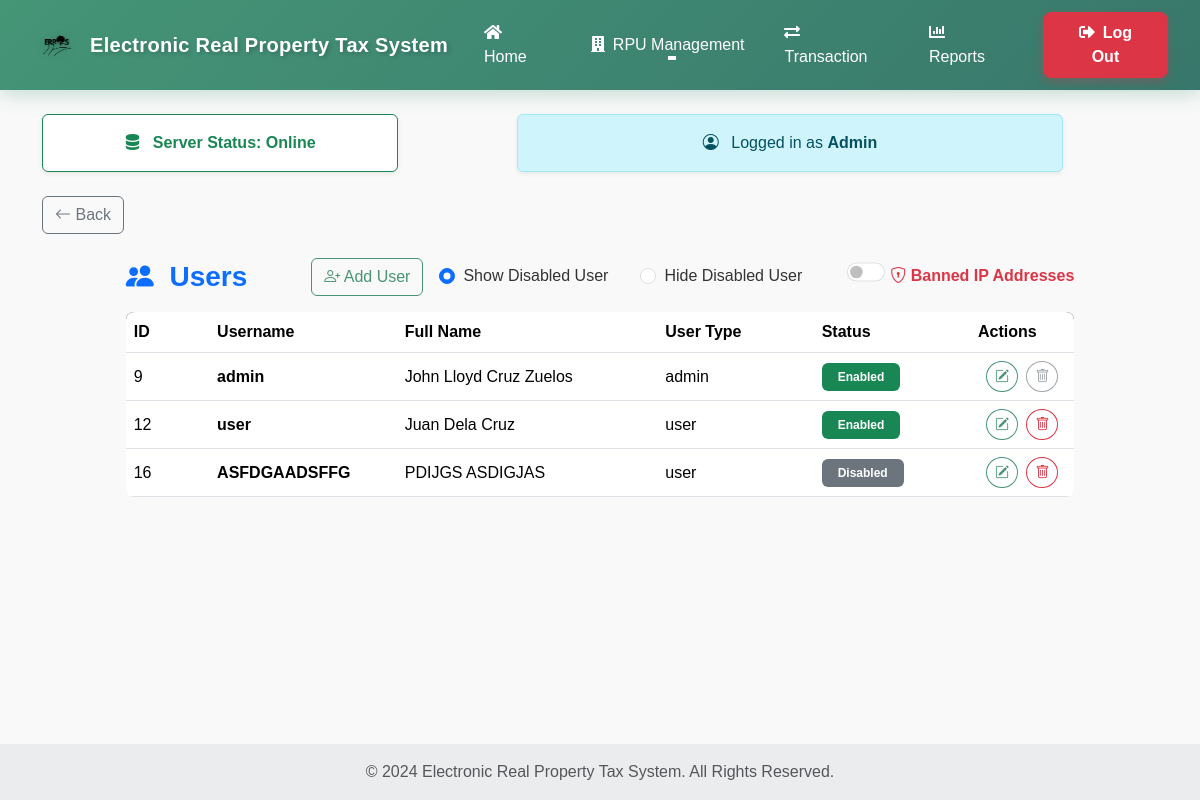
/User-Control.php, run on the app's committed database.
### tables this page shows
CREATE TABLE `users` (
  `user_id` int(11) NOT NULL,
  `username` varchar(50) NOT NULL,
  `password` varchar(255) NOT NULL,
  `last_name` varchar(50) NOT NULL,
  `first_name` varchar(50) NOT NULL,
  `middle_name` varchar(50) DEFAULT NULL,
  `gender` enum('Male','Female') NOT NULL,
  `birthdate` date DEFAULT NULL,
  `marital_status` enum('Single','Married') NOT NULL,
  `tin` varchar(15) DEFAULT NULL,
  `house_number` varchar(10) DEFAULT NULL,
  `street` varchar(100) DEFAULT NULL,
  `brgy_id` int(11) DEFAULT NULL,
  `district_id` int(11) DEFAULT NULL,
  `m_id` int(11) DEFAULT NULL,
  `province` varchar(50) DEFAULT NULL,
  `contact_number` varchar(15) DEFAULT NULL,
  `email` varchar(100) DEFAULT NULL,
  `status` tinyint(1) NOT NULL DEFAULT 0,
  `user_type` enum('admin','user') NOT NULL DEFAULT 'user'
);

### User-Control.php (the view, shortened to what this page needs)
<?php
$conn = Database::getInstance();
$username = $_SESSION['username'] ?? 'Admin';
$query = "SELECT * FROM users";
$result = $conn->query($query);
$users = [];
if ($result) {
  while ($row = $result->fetch_assoc()) {
    $users[] = $row;
  }
}
?>
<!DOCTYPE html>
<html lang="en">
<head>
  <link rel="stylesheet" href="https://cdnjs.cloudflare.com/ajax/libs/font-awesome/5.15.4/css/all.min.css">
  <link href="https://cdn.jsdelivr.net/npm/bootstrap@5.3.2/dist/css/bootstrap.min.css" rel="stylesheet">
  <link rel="stylesheet" href="https://cdn.jsdelivr.net/npm/bootstrap-icons/font/bootstrap-icons.css">
  <link rel="stylesheet" href="main_layout.css">
  <link rel="stylesheet" href="header.css">
  <link rel="stylesheet" href="User-Control.css">
</head>
<body>
  <?php include 'header.php'; ?>
  <div class="container py-4">
    <div class="row mb-4 align-items-center">
      <div class="col-md-4 mb-3 mb-md-0">
        <div class="card border-success shadow-sm">
          <div class="card-body text-center text-success fw-bold">
            <i class="bi bi-server me-2"></i> Server Status: Online
          </div>
        </div>
      </div>
      <div class="col-md-6 offset-md-1">
        <div class="alert alert-info text-center shadow-sm mb-0">
          <i class="bi bi-person-circle me-2"></i>
          Logged in as <strong><?= htmlspecialchars($username); ?></strong>
        </div>
      </div>
    </div>
    <div class="mb-4">
      <a href="Admin-Page-2.php" class="btn btn-outline-secondary">
        <i class="bi bi-arrow-left"></i> Back
      </a>
    </div>
    <div class="table-section mx-auto" style="width: 85%;">
      <div class="d-flex justify-content-between align-items-center mb-3 flex-wrap">
        <h3 class="fw-bold text-primary mb-3 mb-md-0">
          <i class="bi bi-people-fill me-2"></i> Users
        </h3>
        <div class="d-flex align-items-center flex-wrap gap-3">
          <a href="ADD_User.php" class="btn btn-outline-primary">
            <i class="bi bi-person-plus"></i> Add User
          </a>
          <div class="form-check form-check-inline">
            <input class="form-check-input" type="radio" name="userStatusFilter" id="showDisabled" value="show" checked>
            <label class="form-check-label" for="showDisabled">Show Disabled User</label>
          </div>
          <div class="form-check form-check-inline">
            <input class="form-check-input" type="radio" name="userStatusFilter" id="hideDisabled" value="hide">
            <label class="form-check-label" for="hideDisabled">Hide Disabled User</label>
          </div>
          <div class="form-check form-switch ms-3">
            <input class="form-check-input" type="checkbox" id="bannedToggle">
            <label class="form-check-label fw-semibold text-danger" for="bannedToggle">
              <i class="bi bi-shield-lock"></i> Banned IP Addresses
            </label>
          </div>
        </div>
      </div>
      <div id="defaultUsersTable" class="table-responsive">
        <table class="table table-hover align-middle mb-0">
          <thead class="bg-dark text-white text-center">
            <tr>
              <th style="width: 8%">ID</th>
              <th style="width: 18%">Username</th>
              <th style="width: 25%">Full Name</th>
              <th style="width: 15%">User Type</th>
              <th style="width: 15%">Status</th>
              <th style="width: 10%">Actions</th>
            </tr>
          </thead>
          <tbody class="text-start">
            <?php foreach ($users as $user): ?>
              <tr class="border-bottom">
                <td><?= htmlspecialchars($user['user_id'] ?? '') ?></td>
                <td class="fw-semibold"><?= htmlspecialchars($user['username'] ?? '') ?></td>
                <td><?= htmlspecialchars(trim("{$user['first_name']} {$user['middle_name']} {$user['last_name']}")) ?>
                </td>
                <td><?= htmlspecialchars($user['user_type'] ?? '') ?></td>
                <td>
                  <?php if ($user['status'] == 1): ?>
                    <span class="badge bg-success px-3 py-2">Enabled</span>
                  <?php else: ?>
                    <span class="badge bg-secondary px-3 py-2">Disabled</span>
                  <?php endif; ?>
                </td>
                <td class="text-center">
                  <a href="#" data-toggle="modal" data-target="#editUserModal-<?= $user['user_id'] ?>"
                    class="btn btn-outline-primary btn-sm rounded-circle me-1" title="Edit User">
                    <i class="bi bi-pencil-square"></i>
                  </a>
                  <?php if ($user['user_type'] === 'admin'): ?>
                    <button class="btn btn-outline-secondary btn-sm rounded-circle" disabled
                      title="Admin accounts cannot be deleted">
                      <i class="bi bi-trash"></i>
                    </button>
                  <?php else: ?>
                    <button type="button" class="btn btn-outline-danger btn-sm rounded-circle delete-user-btn"
                      data-user-id="<?= $user['user_id'] ?>" data-username="<?= htmlspecialchars($user['username']) ?>"
                      data-fullname="<?= htmlspecialchars(trim("{$user['first_name']} {$user['middle_name']} {$user['last_name']}")) ?>">
                      <i class="bi bi-trash"></i>
                    </button>
                  <?php endif; ?>
                </td>
              </tr>
            <?php endforeach; ?>
          </tbody>
        </table>
      </div>
    </div>
  </div>
  <footer class="bg-body-tertiary text-center text-lg-start mt-auto">
    <div class="text-center p-3" style="background-color: rgba(0, 0, 0, 0.05);">
      <span class="text-muted">© 2024 Electronic Real Property Tax System. All Rights Reserved.</span>
    </div>
  </footer>
</body>
</html>

### main_layout.css (style rules this page uses)
html, body { height: 100%; margin: 0; }
body { display: flex; padding-top: 70px; flex-direction: column; }

### User-Control.css (style rules this page uses)
body { font-family: Arial, sans-serif; background-color: #f9f9f9; color: #333; }
.table { border-radius: 8px; overflow: hidden; }
.table th { text-align: left; font-weight: bold; }
.table td { vertical-align: middle; }
.table td.text-center { text-align: center; }
input[type="checkbox"] { transform: scale(1.2); margin: 0; }
.btn-outline-primary { color: #489474; border-color: #489474; }

### data on the page
users: user_id "9", username "admin", first_name+middle_name+last_name "John Lloyd Cruz Zuelos", user_type "admin", status "Enabled"
users: user_id "12", username "user", first_name+middle_name+last_name "Juan Dela Cruz", user_type "user", status "Enabled"
users: user_id "16", username "ASFDGAADSFFG", first_name+middle_name+last_name "PDIJGS ASDIGJAS", user_type "user", status "Disabled"

### other printed values
$username "Admin"
